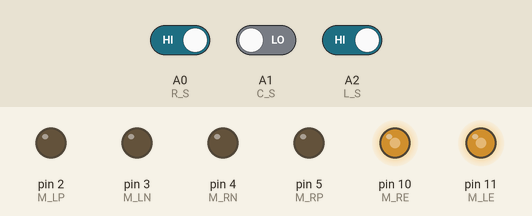
Bench run of a sketch on a simulated Arduino Uno, built with avr-gcc and run on an emulated ATmega328P. On the bench: output pins drawn as LEDs (lit = HIGH). The test bench sets the inputs (shaded band); at power-on: A0 (R_S) HIGH, A2 (L_S) HIGH, A1 (C_S) LOW.

Above: at 1.4 s.
1.5 s: A0 (R_S) driven LOW
At 2.4 s:
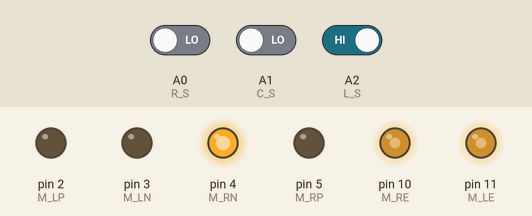
3.0 s: A2 (L_S) driven LOW
At 3.5 s:
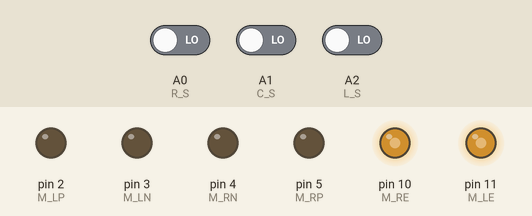
4.5 s: A1 (C_S) driven HIGH
At 5.7 s:
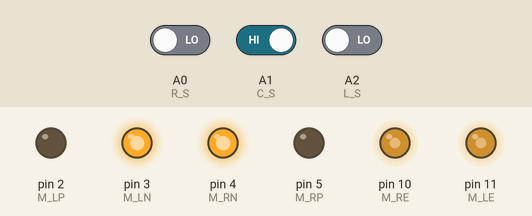
6.0 s: A0 (R_S) driven HIGH
At 7.0 s:
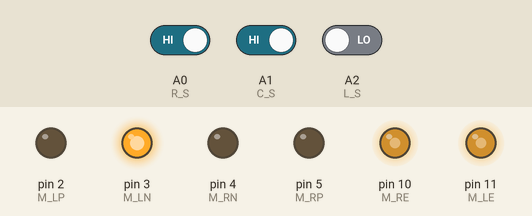
7.5 s: A2 (L_S) driven HIGH
At 8.1 s:
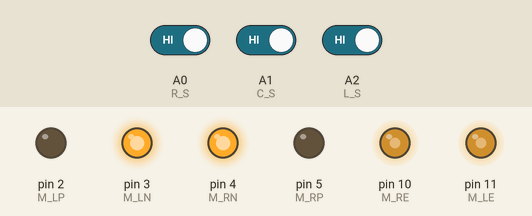
Timing chart, 0 to 10.0 s (numbered marks = the images above; inputs shaded):
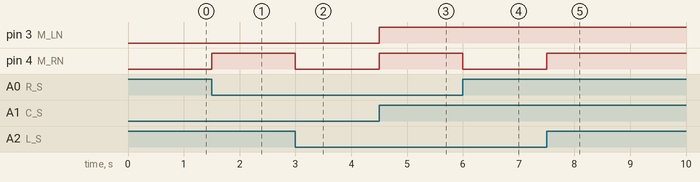

Measured:
- after the input at 1.5 s, pin 4 (M_RN): LOW → HIGH at once
- after the input at 3.0 s, pin 4 (M_RN): HIGH → LOW at once
- after the input at 4.5 s, pin 3 (M_LN), pin 4 (M_RN): LOW → HIGH at once
- after the input at 6.0 s, pin 4 (M_RN): HIGH → LOW at once
- after the input at 7.5 s, pin 4 (M_RN): LOW → HIGH at once

The sketch:

version1.ino
```cpp
int M_RP = 5;
int M_RN = 4;
int M_LP =2;
int M_LN = 3;
int M_RE = 10;
int M_LE = 11;


int L_S = A2;
int C_S = A1;
int R_S = A0;


void setup()
{
  // put your setup code here, to run once:
pinMode(M_RP,OUTPUT);
pinMode(M_RN,OUTPUT);
pinMode(M_LP,OUTPUT);
pinMode(M_LN,OUTPUT);
pinMode(M_RE,OUTPUT);
pinMode(M_LE,OUTPUT);

pinMode(L_S,INPUT);
pinMode(C_S,INPUT);
pinMode(R_S,INPUT);

analogWrite(M_RE, 150);
analogWrite(M_LE, 150);
delay(200);

}

void loop()
{
  // put your main code here, to run repeatedly:
if ((digitalRead(L_S) == 0)&&(digitalRead(C_S) == 1)&&(digitalRead(R_S) == 0)){Forward();}
if ((digitalRead(L_S) == 1)&&(digitalRead(C_S) == 1)&&(digitalRead(R_S) == 1)){Forward();}

if ((digitalRead(L_S) == 1)&&(digitalRead(C_S) == 1)&&(digitalRead(R_S) == 0)){turnLeft();}
if ((digitalRead(L_S) == 1)&&(digitalRead(C_S) ==0)&&(digitalRead(R_S) == 0)) {turnLeft();}

if ((digitalRead(L_S) == 0)&&(digitalRead(C_S) == 1)&&(digitalRead(R_S) == 1)){turnRight();}
if ((digitalRead(L_S) == 0)&&(digitalRead(C_S) == 0)&&(digitalRead(R_S) == 1)){turnRight();}

if ((digitalRead(L_S) == 0)&&(digitalRead(C_S) == 0)&&(digitalRead(R_S) == 0)){Stop();}

}

void Forward(){
digitalWrite(M_RP, LOW);
digitalWrite(M_RN, HIGH);
digitalWrite(M_LP, LOW);
digitalWrite(M_LN, HIGH);
}


void turnRight(){
digitalWrite(M_RP, LOW);
digitalWrite(M_RN, LOW);
digitalWrite(M_LP, LOW);
digitalWrite(M_LN, HIGH);
}

void turnLeft(){
digitalWrite(M_RP, LOW);
digitalWrite(M_RN, HIGH);
digitalWrite(M_LP, LOW);
digitalWrite(M_LN, LOW);
}

void Stop(){
digitalWrite(M_RP, LOW);
digitalWrite(M_RN, LOW);
digitalWrite(M_LP, LOW);
digitalWrite(M_LN, LOW);
}
```
